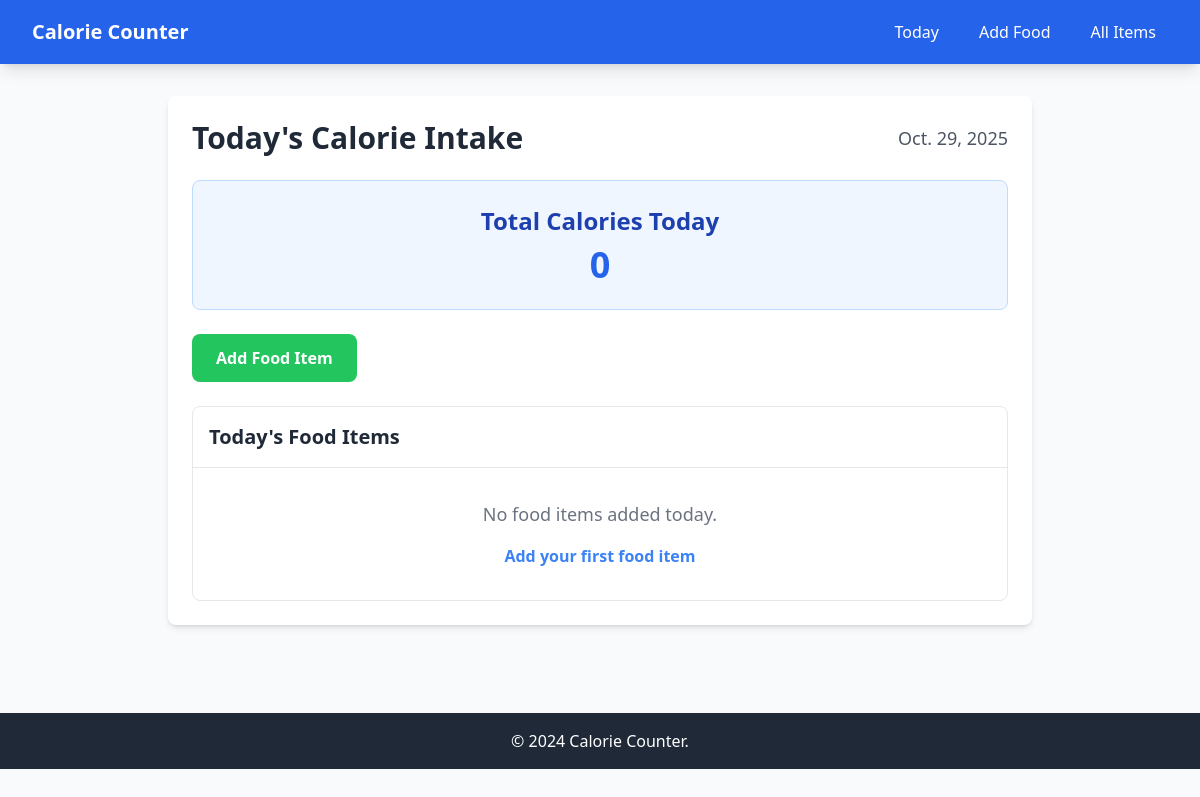
The app's page /, older data.
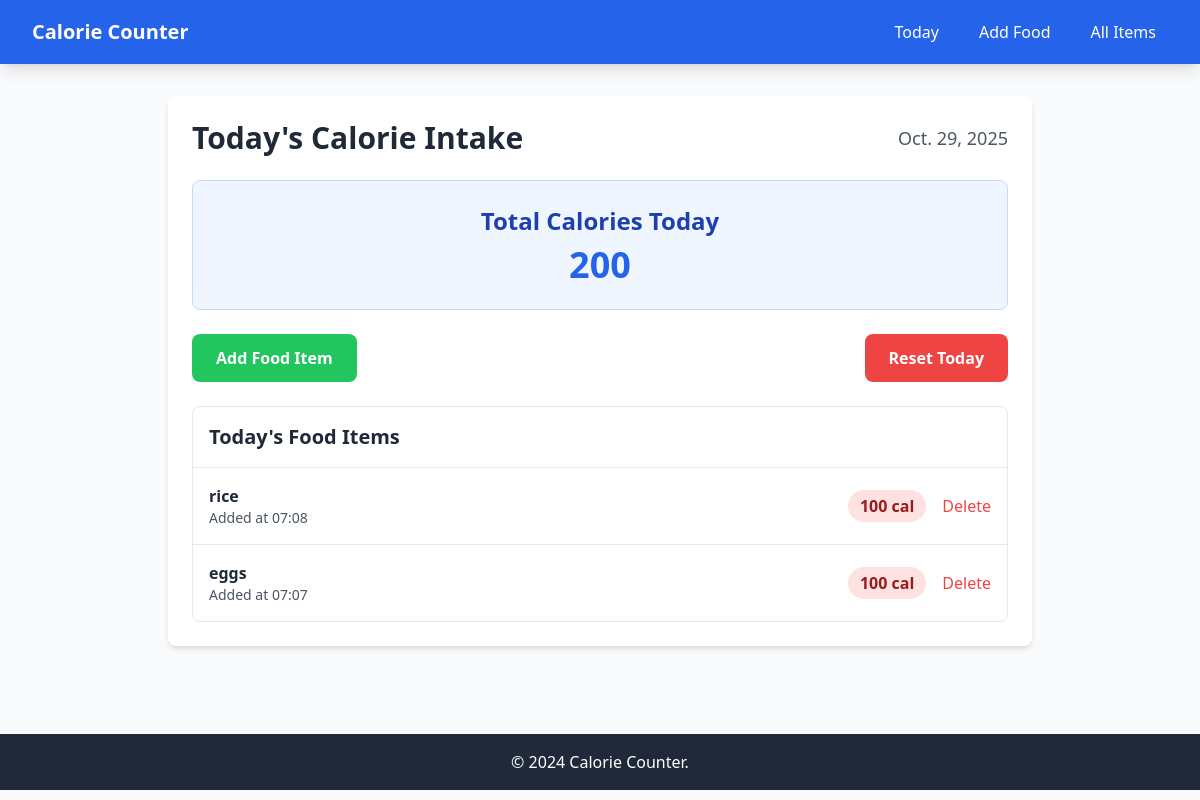
The same page, newer data.
### caloriecounter_app/models.py (models this page shows, shortened)
class FoodItem(models.Model):
    name = models.CharField(max_length=200, help_text="Name of food item")
    calories= models.PositiveIntegerField(help_text="Calorie count")
    created_at = models.DateTimeField(default=timezone.now)
    class Meta:
        ordering = ['-created_at']
    @classmethod
    def get_total_calories_today(cls):
          today = timezone.now().date()
          today_items = cls.objects.filter(created_at__date=today)
          return sum(item.calories for item in today_items)

### caloriecounter_app/views.py (the view)
# urls.py: path('', views.index, name='index'),
def index(request):
    today_foods = FoodItem.objects.filter(created_at__date=timezone.now().date())
    total_calories = FoodItem.get_total_calories_today()
    context = {
        'food_items': today_foods,
        'total_calories': total_calories,
        'today': timezone.now().date(),
    }
    return render(request, 'index.html', context)

### caloriecounter_app/templates/index.html (shortened to what this page needs)
{% extends 'base.html' %}
{% block content %}
<div class="bg-white rounded-lg shadow-md p-6 mb-6">
    <div class="flex justify-between items-center mb-6">
        <h1 class="text-3xl font-bold text-gray-800">Today's Calorie Intake</h1>
        <span class="text-lg text-gray-600">{{ today }}</span>
    </div>
    <div class="bg-blue-50 border border-blue-200 rounded-lg p-6 mb-6">
        <div class="text-center">
            <h2 class="text-2xl font-semibold text-blue-800 mb-2">Total Calories Today</h2>
            <div class="text-4xl font-bold text-blue-600">{{ total_calories }}</div>
        </div>
    </div>
    <div class="flex flex-col sm:flex-row gap-4 mb-6">
        <a href="{% url 'add_food' %}" class="bg-green-500 hover:bg-green-600 text-white font-semibold py-3 px-6 rounded-lg text-center transition duration-200">
             Add Food Item
        </a>
        {% if food_items %}
        <form action="{% url 'reset_calories' %}" method="post" class="sm:ml-auto">
            <button type="submit" class="bg-red-500 hover:bg-red-600 text-white font-semibold py-3 px-6 rounded-lg transition duration-200" onclick="return confirm('Are you sure you want to reset today\'s calories?')">
                 Reset Today
            </button>
        </form>
        {% endif %}
    </div>
    <div class="bg-white border border-gray-200 rounded-lg">
        <h3 class="text-xl font-semibold text-gray-800 p-4 border-b border-gray-200">
            Today's Food Items
        </h3>
        {% if food_items %}
        <div class="divide-y divide-gray-200">
            {% for food in food_items %}
            <div class="p-4 flex justify-between items-center hover:bg-gray-50">
                <div>
                    <h4 class="font-semibold text-gray-800">{{ food.name }}</h4>
                    <p class="text-gray-600 text-sm">Added at {{ food.created_at|time:"H:i" }}</p>
                </div>
                <div class="flex items-center space-x-4">
                    <span class="bg-red-100 text-red-800 px-3 py-1 rounded-full font-semibold">
                        {{ food.calories }} cal
                    </span>
                    <form action="{% url 'delete_food' food.id %}" method="post" class="inline">
                        <button type="submit" class="text-red-500 hover:text-red-700" onclick="return confirm('Are you sure you want to delete {{ food.name }}?')">
                            Delete
                        </button>
                    </form>
                </div>
            </div>
            {% endfor %}
        </div>
        {% else %}
        <div class="p-8 text-center">
            <p class="text-gray-500 text-lg">No food items added today.</p>
            <a href="{% url 'add_food' %}" class="inline-block mt-4 text-blue-500 hover:text-blue-700 font-semibold">
                Add your first food item
            </a>
        </div>
        {% endif %}
    </div>
</div>
{% endblock %}

### caloriecounter_app/templates/base.html (shortened to what this page needs)
<!DOCTYPE html>
<html lang="en">
<head>
    <script src="https://cdn.tailwindcss.com"></script>
</head>
<body class="bg-gray-50 min-h-screen">
    <nav class="bg-blue-600 text-white shadow-lg">
        <div class="max-w-7xl mx-auto px-4 sm:px-6 lg:px-8">
            <div class="flex justify-between h-16">
                <div class="flex items-center">
                    <a href="{% url 'index' %}" class="text-xl font-bold">Calorie Counter</a>
                </div>
                <div class="flex items-center space-x-4">
                    <a href="{% url 'index' %}" class="hover:bg-blue-700 px-3 py-2 rounded-md">Today</a>
                    <a href="{% url 'add_food' %}" class="hover:bg-blue-700 px-3 py-2 rounded-md">Add Food</a>
                    <a href="{% url 'food_list' %}" class="hover:bg-blue-700 px-3 py-2 rounded-md">All Items</a>
                </div>
            </div>
        </div>
    </nav>
    <main class="max-w-4xl mx-auto py-8 px-4">
        {% block content %}
        {% endblock %}
    </main>
    <footer class="bg-gray-800 text-white py-4 mt-8">
        <div class="max-w-7xl mx-auto px-4 text-center">
            <p>&copy; 2024 Calorie Counter.</p>
        </div>
    </footer>
</body>
</html>

Row changes from the older to the newer data that the page shows:
added FoodItem: name "rice", created_at "07:08", calories "100"
added FoodItem: name "eggs", created_at "07:07", calories "100"
Text that changed along with them:
{{ total_calories }}: "0" → "200"
text no longer shown: "No food items added today. Add your first food item"
text now shown: "Reset Today"
